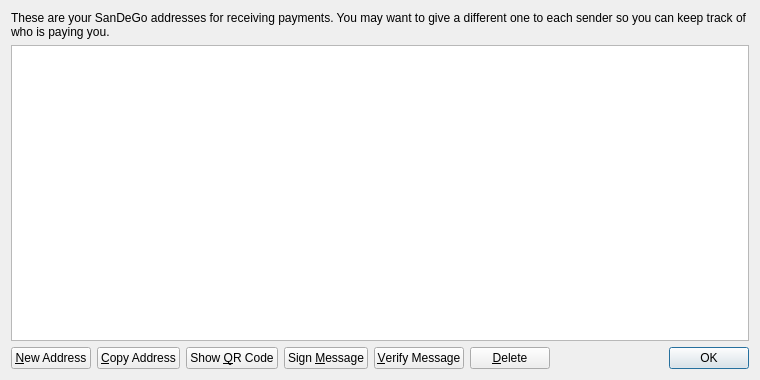
<?xml version="1.0" encoding="UTF-8"?>
<ui version="4.0">
 <class>AddressBookPage</class>
 <widget class="QWidget" name="AddressBookPage">
  <property name="geometry">
   <rect>
    <x>0</x>
    <y>0</y>
    <width>760</width>
    <height>380</height>
   </rect>
  </property>
  <property name="windowTitle">
   <string>Address Book</string>
  </property>
  <layout class="QVBoxLayout" name="verticalLayout">
   <item>
    <widget class="QLabel" name="labelExplanation">
     <property name="text">
      <string>These are your SanDeGo addresses for receiving payments. You may want to give a different one to each sender so you can keep track of who is paying you.</string>
     </property>
     <property name="textFormat">
      <enum>Qt::PlainText</enum>
     </property>
     <property name="wordWrap">
      <bool>true</bool>
     </property>
    </widget>
   </item>
   <item>
    <widget class="QTableView" name="tableView">
     <property name="contextMenuPolicy">
      <enum>Qt::CustomContextMenu</enum>
     </property>
     <property name="toolTip">
      <string>Double-click to edit address or label</string>
     </property>
     <property name="tabKeyNavigation">
      <bool>false</bool>
     </property>
     <property name="alternatingRowColors">
      <bool>true</bool>
     </property>
     <property name="selectionMode">
      <enum>QAbstractItemView::SingleSelection</enum>
     </property>
     <property name="selectionBehavior">
      <enum>QAbstractItemView::SelectRows</enum>
     </property>
     <property name="sortingEnabled">
      <bool>true</bool>
     </property>
     <attribute name="verticalHeaderVisible">
      <bool>false</bool>
     </attribute>
    </widget>
   </item>
   <item>
    <layout class="QHBoxLayout" name="horizontalLayout">
     <item>
      <widget class="QPushButton" name="newAddressButton">
       <property name="toolTip">
        <string>Create a new address</string>
       </property>
       <property name="text">
        <string>&amp;New Address</string>
       </property>
       <property name="icon">
        <iconset resource="../bitcoin.qrc">
         <normaloff>:/icons/add</normaloff>:/icons/add</iconset>
       </property>
      </widget>
     </item>
     <item>
      <widget class="QPushButton" name="copyToClipboard">
       <property name="toolTip">
        <string>Copy the currently selected address to the system clipboard</string>
       </property>
       <property name="text">
        <string>&amp;Copy Address</string>
       </property>
       <property name="icon">
        <iconset resource="../bitcoin.qrc">
         <normaloff>:/icons/editcopy</normaloff>:/icons/editcopy</iconset>
       </property>
      </widget>
     </item>
     <item>
      <widget class="QPushButton" name="showQRCode">
       <property name="text">
        <string>Show &amp;QR Code</string>
       </property>
       <property name="icon">
        <iconset resource="../bitcoin.qrc">
         <normaloff>:/icons/qrcode</normaloff>:/icons/qrcode</iconset>
       </property>
      </widget>
     </item>
     <item>
      <widget class="QPushButton" name="signMessage">
       <property name="toolTip">
        <string>Sign a message to prove you own a SanDeGo address</string>
       </property>
       <property name="text">
        <string>Sign &amp;Message</string>
       </property>
       <property name="icon">
        <iconset resource="../bitcoin.qrc">
         <normaloff>:/icons/edit</normaloff>:/icons/edit</iconset>
       </property>
      </widget>
     </item>
     <item>
      <widget class="QPushButton" name="verifyMessage">
       <property name="toolTip">
        <string>Verify a message to ensure it was signed with a specified SanDeGo address</string>
       </property>
       <property name="text">
        <string>&amp;Verify Message</string>
       </property>
       <property name="icon">
        <iconset resource="../bitcoin.qrc">
         <normaloff>:/icons/transaction_0</normaloff>:/icons/transaction_0</iconset>
       </property>
      </widget>
     </item>
     <item>
      <widget class="QPushButton" name="deleteButton">
       <property name="toolTip">
        <string>Delete the currently selected address from the list</string>
       </property>
       <property name="text">
        <string>&amp;Delete</string>
       </property>
       <property name="icon">
        <iconset resource="../bitcoin.qrc">
         <normaloff>:/icons/remove</normaloff>:/icons/remove</iconset>
       </property>
      </widget>
     </item>
     <item>
      <spacer name="horizontalSpacer">
       <property name="orientation">
        <enum>Qt::Horizontal</enum>
       </property>
       <property name="sizeHint" stdset="0">
        <size>
         <width>40</width>
         <height>20</height>
        </size>
       </property>
      </spacer>
     </item>
     <item>
      <widget class="QDialogButtonBox" name="buttonBox">
       <property name="sizePolicy">
        <sizepolicy hsizetype="Maximum" vsizetype="Fixed">
         <horstretch>0</horstretch>
         <verstretch>0</verstretch>
        </sizepolicy>
       </property>
       <property name="standardButtons">
        <set>QDialogButtonBox::Ok</set>
       </property>
      </widget>
     </item>
    </layout>
   </item>
  </layout>
 </widget>
 <resources>
  <include location="../bitcoin.qrc"/>
 </resources>
 <connections/>
</ui>
